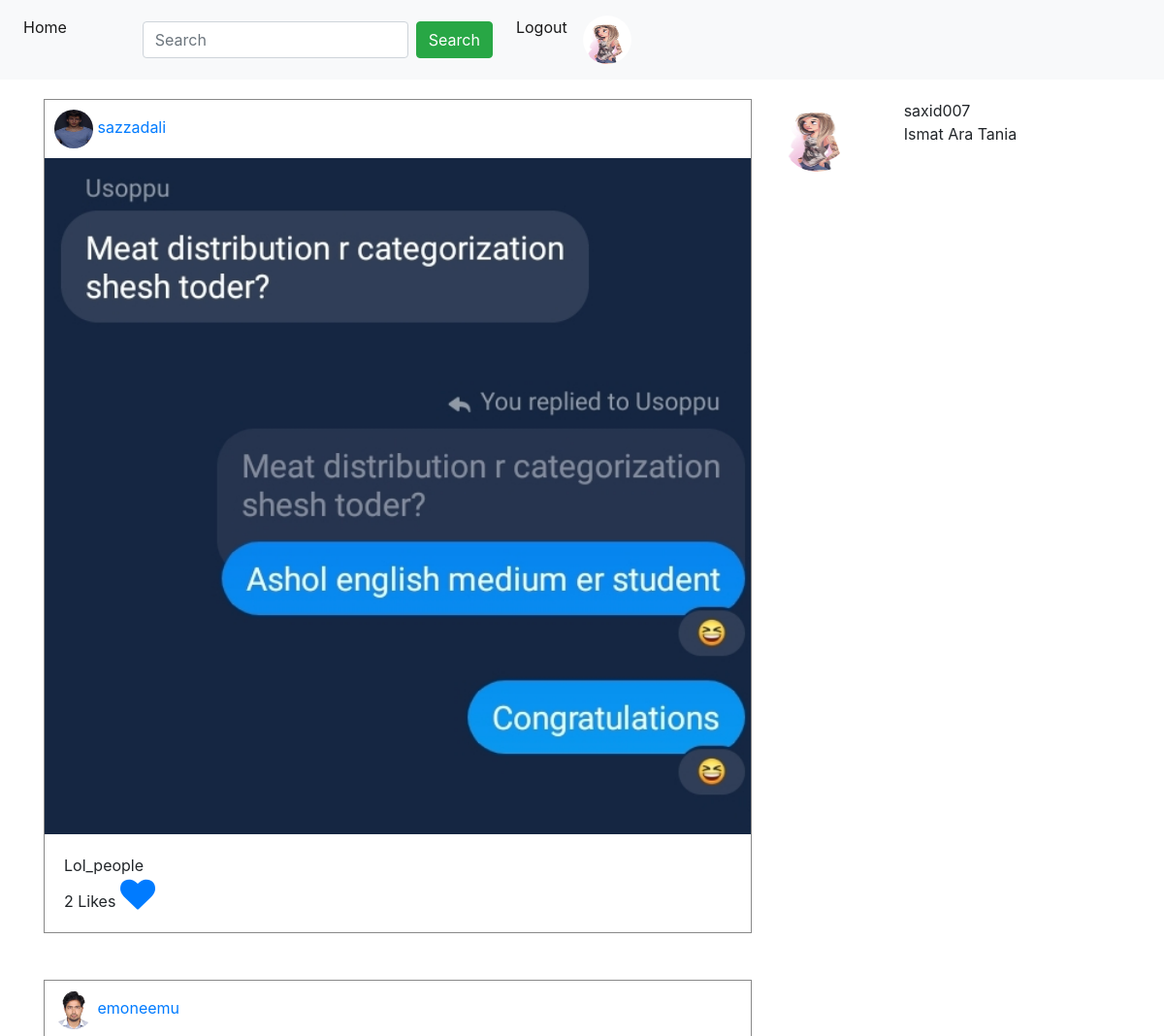
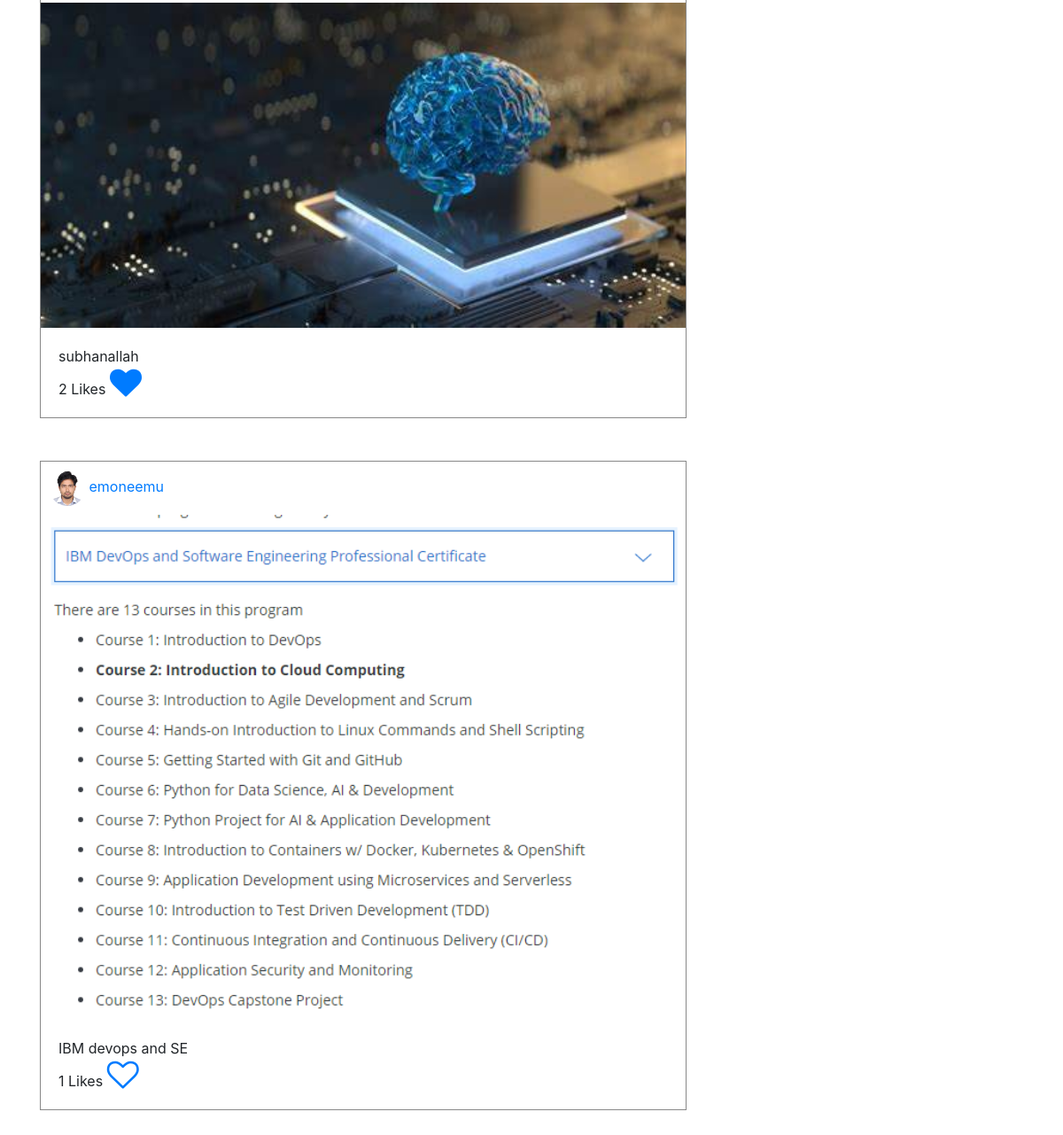
Screenshot of /post/ (signed in) with the database file from the repository (2 pictures, top to bottom).
### App_Login/models.py (models this page shows)
class UserProfile(models.Model):
    user = models.OneToOneField(User, on_delete=models.CASCADE,related_name='user_profile')
    profile_pic = models.ImageField(upload_to='profile_pics',blank=True)
    description = models.TextField(blank=True)
    full_name = models.CharField(max_length=264,blank=True)
    dob = models.DateField(blank=True,null=True)
    website = models.URLField(blank=True)
    facebook = models.URLField(blank=True)

### App_Posts/models.py (models this page shows)
class Post(models.Model):
    author = models.ForeignKey(User,on_delete=models.CASCADE,related_name='post')
    image = models.ImageField(upload_to='post_images')
    caption = models.CharField(max_length=264,blank=True)
    upload_date = models.DateTimeField(auto_now_add=True)
    update_date = models.DateTimeField(auto_now = True)
    class Meta:
        ordering = ['-upload_date',]

### App_Posts/views.py (the view)
# urls.py: path("",views.home,name ='home'),
@login_required
def home(request):
    following_list = Follow.objects.filter(follower=request.user)
    posts = Post.objects.filter(author__in=following_list.values_list('following'))
    liked_post = Like.objects.filter(user= request.user)
    liked_post_list = liked_post.values_list('post',flat=True)
    if request.method=='GET':
        search = request.GET.get('search','')
        result = User.objects.filter(username__icontains=search)
    return render(request,'App_Posts/home.html',context={'title':'Home','search':search,'result':result,'following_list':following_list,'posts':posts,'liked_post_list':liked_post_list})

### templates/App_Posts/home.html (shortened to what this page needs)
{% extends 'navbar.html' %}
{% block body %}
{% if search  %}
  {% for user in result %}
    <div class="row">
      <div class="col-sm-2">
        {% if user.user_profile.profile_pic %}
        <img src="/media/{{ user.user_profile.profile_pic }}" width="75px" height="75px" class="rounded-circle" >
        {% else %}
        <img src="/media/default.jpg"  width="75px" height="75px" class="rounded-circle">
        {% endif %}
      </div>
      <div class="col-sm-10">
          <a href="{% url 'App_Login:user' username=user.username %}">{{user.username}}</a>
          <br>
          {{user.user_profile.full_name}}
      </div>
    </div>
    <br>
  {% endfor %}
<br>
{% else %}
<div class="row">
  <div class="col-sm-8">
      {% for post in posts %}
      <div style="border:1px solid #888888;">
        <div style="padding:10px">
          {% if post.author.user_profile.profile_pic %}
                  <img src="/media/{{ post.author.user_profile.profile_pic }}" width="40px" height="40px" class="rounded-circle" >
                  {% else %}
                  <img src="/media/default.jpg"  width="40px" height="40px" class="rounded-circle">
                  {% endif %}
                  <a href="{% url 'App_Login:user' username=post.author %}">{{post.author}}</a>
        </div>
        <img src="/media/{{post.image}}"width="100%">
        <div style="padding:20px">
          {{post.caption}} <br>
          {{post.liked_post.count}} Likes
          {% if post.pk in liked_post_list %}
          <a href="{% url 'App_Posts:unliked' pk=post.pk %}" style="text-decoration:none" ><i class="fa fa-heart" style="font-size:36px"></i></a>
          {% else %}
          <a href="{% url 'App_Posts:liked' pk=post.pk %}" style="text-decoration:none"><i class="fa fa-heart-o"style="font-size:36px"></i></a>
          {% endif %}
        </div>
      </div>
      <br>
      <br>
      {% endfor %}
  </div>
  <div class="col-sm-4">
    <div class="row">
      <div class="col-sm-4">
        {% if user.user_profile.profile_pic %}
        <img src="/media/{{ user.user_profile.profile_pic }}" width="75px" height="75px" class="rounded-circle" >
        {% else %}
        <img src="/media/default.jpg"  width="75px" height="75px" class="rounded-circle">
        {% endif %}
      </div>
      <div class="col-sm-8">
        {{user.username}}
        <br>
        {{user.user_profile.full_name}}
      </div>
    </div>
  </div>
</div>
{% endif %}
{% endblock %}

### templates/navbar.html (shortened to what this page needs)
<!DOCTYPE html>
<html lang="en" dir="ltr">
  <head>
    <link rel="stylesheet" href="https://maxcdn.bootstrapcdn.com/bootstrap/4.4.1/css/bootstrap.min.css">
    <link rel="stylesheet" href="https://cdnjs.cloudflare.com/ajax/libs/font-awesome/4.7.0/css/font-awesome.min.css">
  </head>
  <body>
    <nav class="navbar navbar-expand-sm bg-light navbar-light">
      <ul class="navbar-nav">
        <li class="nav-item active">
          <a class="nav-link" href="{% url 'App_Posts:home' %}">Home</a>
        </li>
        <nav class="navbar navbar-expand-sm bg-light navbar-dark">
  <form class="form-inline" method="GET">
    <input class="form-control mr-sm-2" type="text" placeholder="Search"name="search">
    <button class="btn btn-success" type="submit">Search</button>
  </form>
</nav>
        <li class="nav-item active">
          <a class="nav-link" href="{% url 'App_Login:logout' %}">Logout</a>
        </li>
        <li class="nav-item active">
          {% if user.user_profile.profile_pic %}
          <a class="nav-link" href="{% url 'App_Login:profile' %}"> <img src="/media/{{ user.user_profile.profile_pic }}" width="50px" height="50px" class="rounded-circle" > </a>
          {% else %}
          <a class="nav-link" href="{% url 'App_Login:profile' %}"> <img src="/media/default.jpg"  width="50px" height="50px" class="rounded-circle"> </a>
          {% endif %}
        </li>
      </ul>
    </nav>
    <div class="container" style='padding-top: 20px' >
      {% block body %}
      {% endblock %}
    </div>
  </body>
</html>

### rows the page displays
Post: author.user_profile.profile_pic (picture), author "sazzadali", image (picture), caption "Lol_people", liked_post.count "2"
Post: author.user_profile.profile_pic (picture), author "emoneemu", image (picture), caption "subhanallah", liked_post.count "2"
Post: author.user_profile.profile_pic (picture), author "emoneemu", image (picture), caption "IBM devops and SE", liked_post.count "1"

### other values shown
{{ user.username }} "saxid007"
{{ user.user_profile.full_name }} "Ismat Ara Tania"
